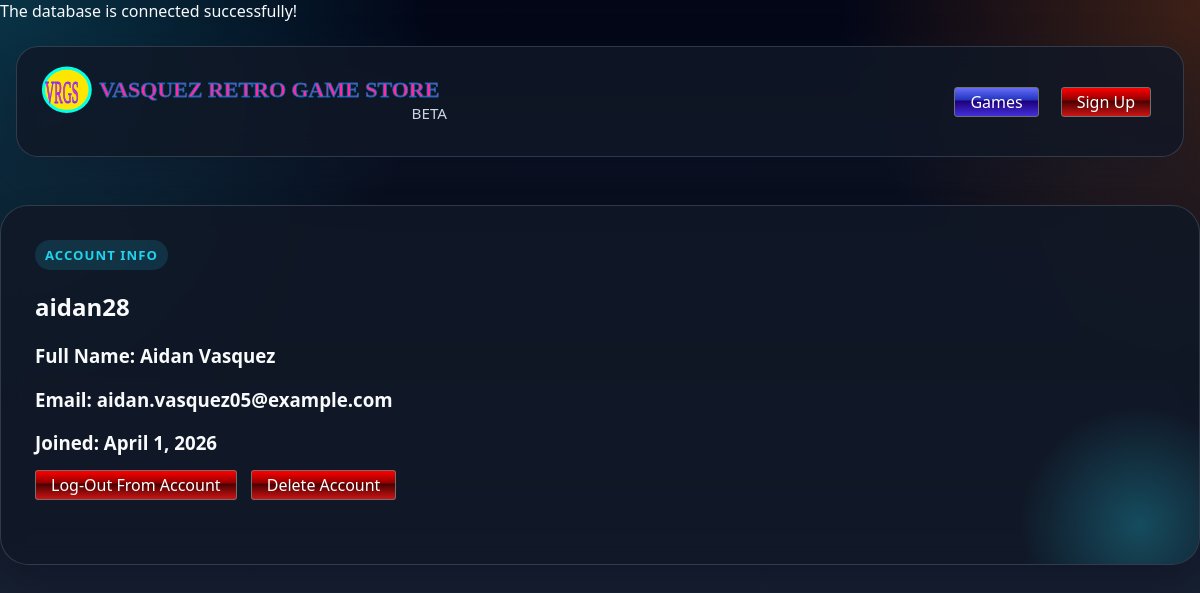
The app's page /profile.php (signed in) with its own data.
### tables this page shows
CREATE TABLE users (
	userID INT AUTO_INCREMENT NOT NULL PRIMARY KEY,
    fName VARCHAR(50) NOT NULL,
    lName VARCHAR(50) NOT NULL,
    email VARCHAR(100) NOT NULL UNIQUE,
    username VARCHAR(50) NOT NULL UNIQUE,
    password VARCHAR(75) NOT NULL,
    creationDate DATE NOT NULL);

### profile.php (the view, shortened to what this page needs)
<?php
    include("servertest.php");
    $userID = $_SESSION['userID'] ?? null;
    $user = $conn->query("SELECT * FROM users WHERE userID = " . $userID . ";");
?>
<!DOCTYPE html>
<html lang="en_US">
<head>
  <link rel="stylesheet" href="style.css">
  <link rel="stylesheet" href="style.css?v=4">
</head>
<body>
  <div class="page-shell">
    <header class="topbar">
      <div class="brand">
        <div>
          <a href="/vasquezrgs/index.html">
          <img class="brand-logo" src="logo.svg" alt="The Vasquez Retro Game Store Logo">
          <p class="version">BETA</p>
        </a>
        </div>
      </div>
      <div>
        <nav class="nav-actions" aria-label="Site navigation">
        <a class="button secondary" href="/vasquezrgs/games.php">Games</a>
        <a class="button primary" href="/vasquezrgs/signin.html">Sign Up</a>
      </nav>
    </header>
    </div>
        <article class="hero-panel">
            <?php if ($user): ?>
            <?php foreach ($user as $row): ?>
            <span class="eyebrow">Account Info</span>
            <h1><?php echo $row['username']?></h1>
            <h3>Full Name: <?php echo $row['fName'] . " ".  $row['lName']?></h3>
            <h3>Email: <?php echo $row['email']?></h3>
            <h3>Joined: <?php $date= $row['creationDate']; $newDate = DateTime::createFromFormat('Y-m-d', $date); echo $newDate->format('F j, Y');?></h3>
            <?php endforeach; ?>
            <?php endif; ?>
          <a class="button primary" href="/vasquezrgs/logout.php" id="logoutButton">Log-Out From Account</a>
          <a class="button primary">Delete Account</a>
        </article>
</body>
</html>

### style.css (style rules this page uses)
:root { --bg: #111827; --panel: rgba(17, 24, 39, 0.82); --card: rgba(30, 41, 59, 0.95); --line: rgba(148, 163, 184, 0.25); --text: #f8fafc; --muted: #cbd5e1; --accent: #f97316; --accent-2: #22d3ee; --highlight: #fde047; }
* { box-sizing: border-box; }
body { margin: 0; font-family: "Trebuchet MS", "Segoe UI", sans-serif; color: var(--text); background: radial-gradient(circle at top left, rgba(34, 211, 238, 0.22), transparent 30%), radial-gradient(circle at top right, rgba(249, 115, 22, 0.24), transparent 25%), linear-gradient(180deg, #020617 0%, #111827 50%, #1e293b 100%); min-height: 100vh; }
a { color: inherit; text-decoration: none; }
.page-shell { width: min(1180px, calc(100% - 32px)); margin: 0 auto; padding: 24px 0 48px; }
.topbar { display: flex; flex-wrap: wrap; justify-content: space-between; align-items: center; gap: 16px; padding: 18px 22px; border: 1px solid var(--line); border-radius: 22px; background: var(--panel); backdrop-filter: blur(12px); box-shadow: 0 18px 45px rgba(15, 23, 42, 0.35); }
.brand { display: flex; align-items: center; gap: 14px; min-width: 0; flex: 1 1 520px; }
.brand-logo { display: block; width: clamp(230px, 34vw, 430px); max-width: 100%; height: auto; max-height: 110px; flex: 0 0 auto; object-fit: contain; }
.brand p { margin: 4px 0 0; color: var(--muted); font-size: 0.95rem; }
.nav-actions { display: flex; flex-wrap: wrap; gap: 12px; }
.version { position: relative; top: -15px; text-align: right; }
.button { margin-right: 10px; border-radius: 3px; color: white; border: 1px solid #ddd; padding: 3px 15px 3px 15px; background: #f2f2f2; background: linear-gradient(to bottom, #f2f2f2 0%, #ebebeb 42%, #dddddd 47%, #cfcfcf 100%); transition: all 0.1s ease-in; border: 1px solid #707070; }
.button.primary { background: linear-gradient(to bottom, #ff0000 0%, #930000 42%, #4b0101 47%, #cc1414 100%); transition: all 0.1s ease-in; border: 1px solid #707070; }
.button.secondary { background: linear-gradient(to bottom, #646cf8 0%, #2335bf 42%, #1d007b 47%, #432fdb 100%); transition: all 0.1s ease-in; border: 1px solid #707070; }
.hero-panel, .side-panel, .game-card, .feature-card { border: 1px solid var(--line); border-radius: 28px; background: var(--panel); backdrop-filter: blur(10px); box-shadow: 0 22px 40px rgba(2, 6, 23, 0.24); }
.hero-panel { padding: 34px; min-height: 360px; position: relative; overflow: hidden; }
.hero-panel::after { content: ""; position: absolute; inset: auto -60px -80px auto; width: 240px; height: 240px; border-radius: 50%; background: radial-gradient(circle, rgba(34, 211, 238, 0.28), transparent 70%); }
.eyebrow { display: inline-block; padding: 6px 10px; border-radius: 999px; background: rgba(34, 211, 238, 0.14); color: var(--accent-2); font-size: 0.82rem; font-weight: 700; text-transform: uppercase; letter-spacing: 0.08em; }

### records on screen
users: username "aidan28", fName "Aidan", lName "Vasquez", email "aidan.vasquez05@example.com", creationDate "April 1, 2026"
